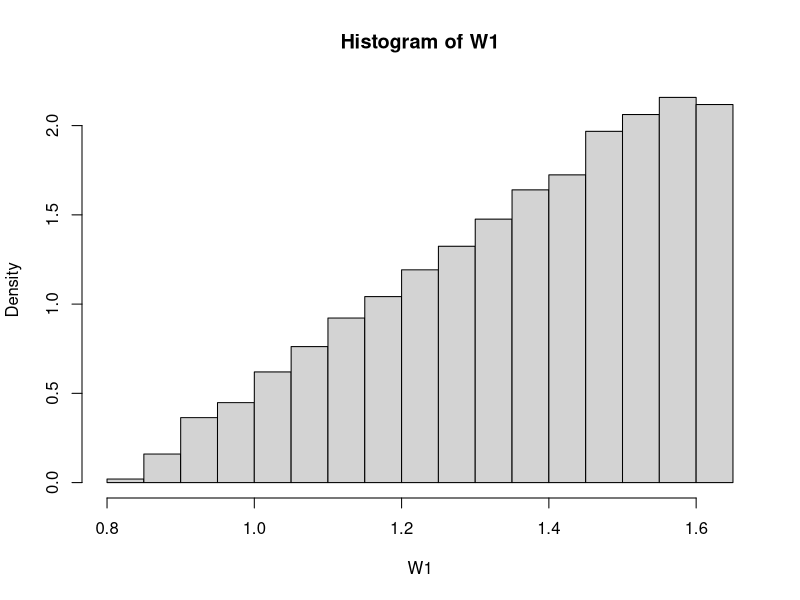
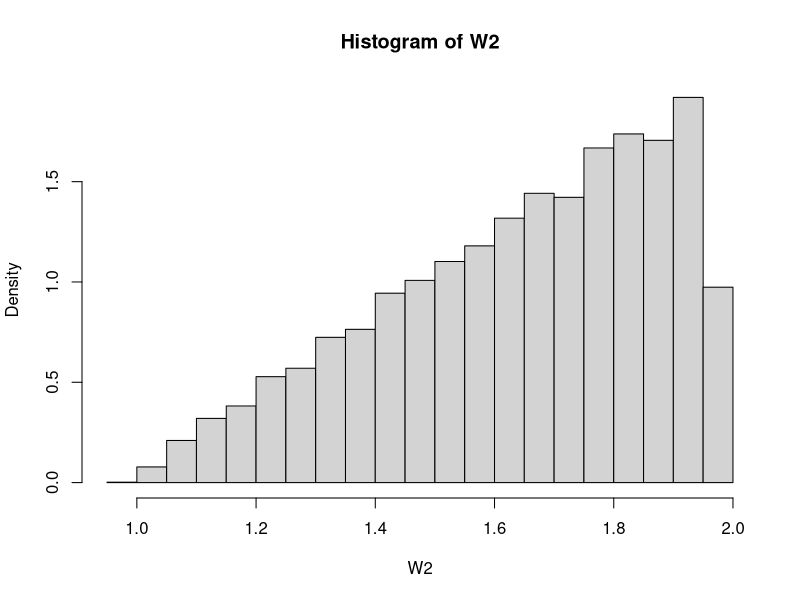

Source code (R) for these figures, in order:
mle <- function(x) max(x)/2 # W1
unbiased <- function(x) mle(x) * (2*n+2)/(2*n +1) # W2, unbiased
f_M <- function(t) n/theta * (t/theta - 1)^(n-1) 
f_M <- Vectorize(f_M)
####
theta <- pi^2/6
n <- 2
M <- 10000
####
data.sets <- matrix(runif(n = n*M, min = theta, max = 2*theta),
                    ncol = n, nrow = M)

W1 <- apply(data.sets, 1, mle)
hist(W1, probability = TRUE)
mean(W1)
(2*n +1)/(2*(n+1)) * theta ## the actual E[W1]
theta
var(W1)
( VarW1 <- theta^2/4 * ((4*n^2 + 8*n + 2)/(n^2 + 3*n + 2) - ((2*n +1)/(n+1))^2) )
( biasW1 <- (1-(2*n +1)/(2*n+2))* theta )
VarW1 + biasW1^2 ## MSE W1

W2 <- apply(data.sets, 1, unbiased)
hist(W2, probability = TRUE)
mean(W2)
theta
var(W2) ## MSE W2
## E[W1] = c* theta => W2 = W1/c => Var(W2) = Var(W1)/c^2
## c = 1-biasW1/theta
(1-biasW1/theta)^-2 *  VarW1


# ### Extra
# eccdf <- function(x)
# {
#   x <- sort(x)
#   n <- length(x)
#   if (n < 1)
#     stop("'x' must have 1 or more non-missing values")
#   vals <- sort(unique(x))
#   rval <- approxfun(vals, 1-cumsum(tabulate(match(x, vals)))/n, #[CHANGED]
#                     method = "constant", yleft = 1, yright = 0, f = 0, ties = "ordered")
#   class(rval) <- c("eccdf", "stepfun", class(rval)) #[CHANGED]
#   attr(rval, "call") <- sys.call()
#   rval
# }
# 
# Ff2 <- function(y)  1- (y/theta - 1)^n
# 
# Ms <- apply(data.sets, 1, max)
# mean(Ms)
# plot(eccdf(Ms))
# curve(Ff2, theta, 2*theta, lwd = 2, col = 2, lty = 2, add = TRUE)
# 
# 
# (2*n + 1)/(n + 1) * theta
# n/(n + 1)* theta
# 
# var(Ms)
